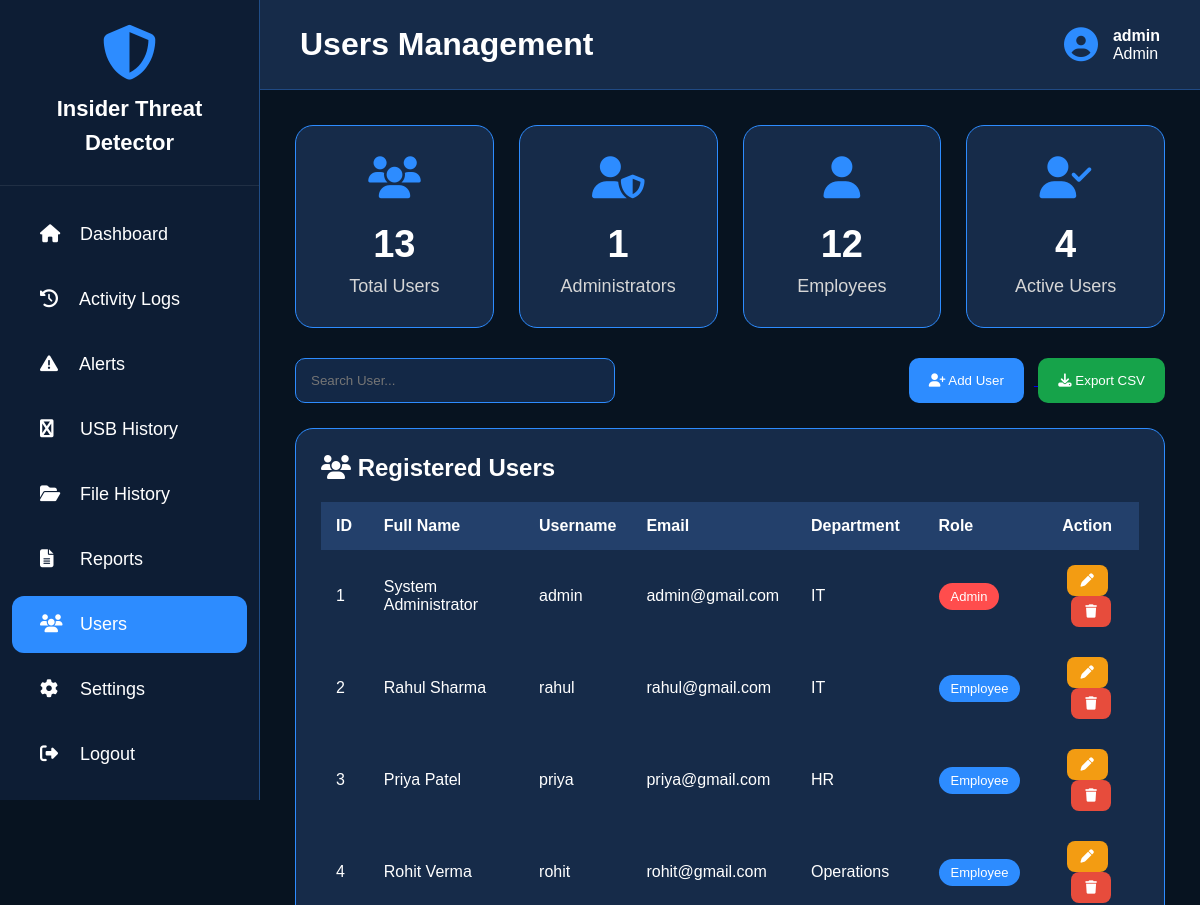
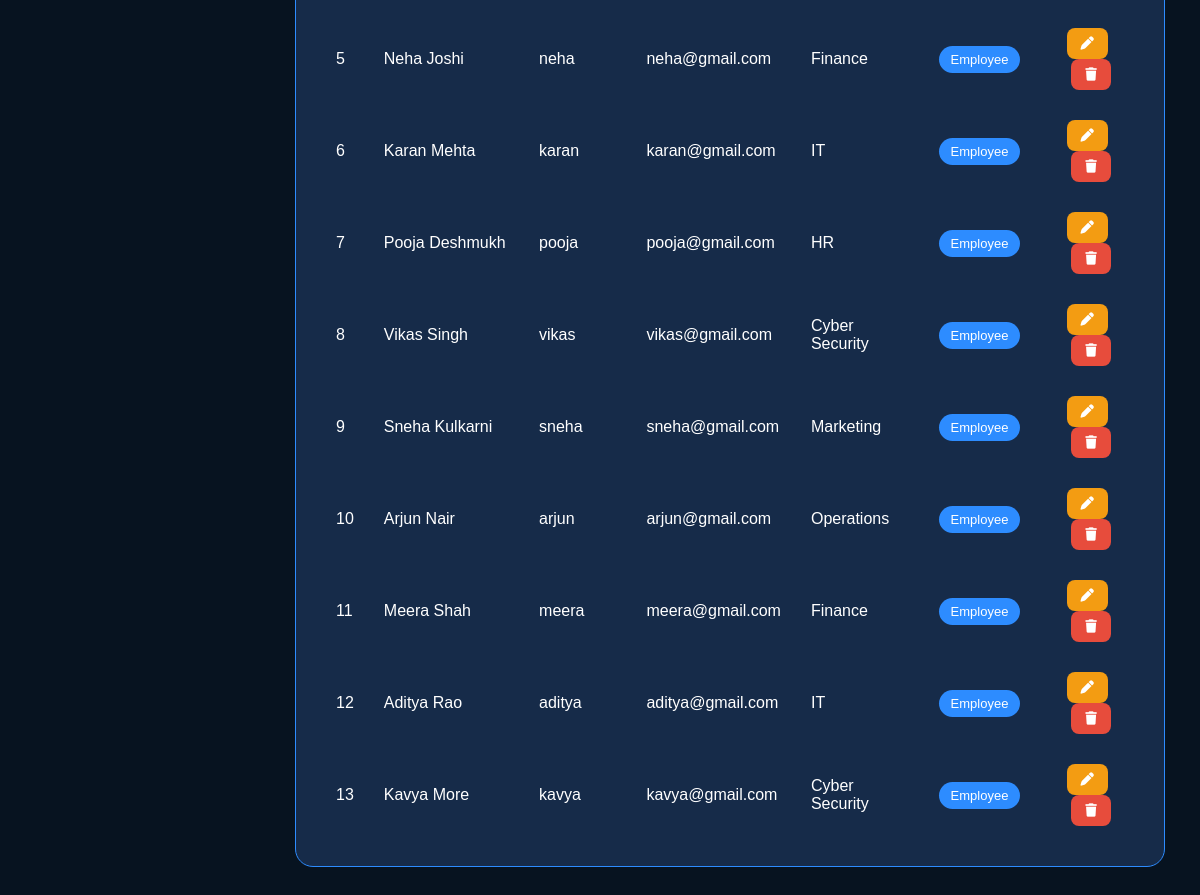
The page /users (signed in) on the database as committed earlier (2 pictures, top to bottom).
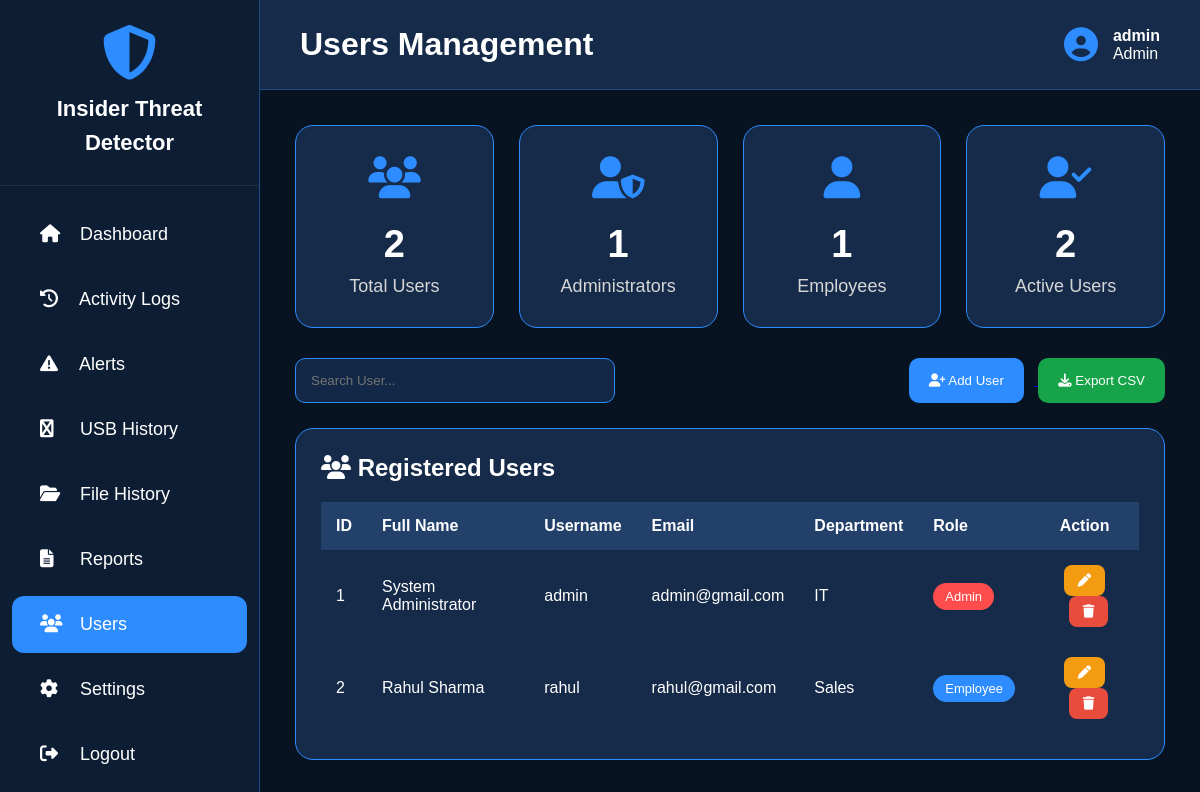
The same page on the database as committed later.
### tables this page shows
CREATE TABLE users (
            id INTEGER PRIMARY KEY AUTOINCREMENT,
            username TEXT UNIQUE NOT NULL,
            password TEXT NOT NULL,
            fullname TEXT,
            email TEXT,
            department TEXT,
            role TEXT DEFAULT 'Employee'
        );

### app.py (the view)
@app.route("/users")
def users():
    if not login_required():
        return redirect("/")
    conn = get_db()
    rows = conn.execute("SELECT * FROM users ORDER BY id").fetchall()
    total = len(rows)
    admins = sum(1 for x in rows if x["role"] == "Admin")
    employees = sum(1 for x in rows if x["role"] == "Employee")
    active = conn.execute("""
        SELECT COUNT(DISTINCT username)
        FROM login_logs WHERE status='Success'
    """).fetchone()[0]
    conn.close()
    return page(
        "users.html",
        users=rows,
        total_users=total,
        admins=admins,
        employees=employees,
        active_users=active
    )

### app.py (called while the page is built)
def login_required():
    return "username" in session

def page(name, **data):
    data["username"] = session.get("username")
    data["role"] = session.get("role")
    return render_template(name, **data)

### database.py (called while the page is built)
def get_db():
    conn = sqlite3.connect(DATABASE)
    conn.row_factory = sqlite3.Row
    return conn

### templates/users.html (shortened to what this page needs)
<!DOCTYPE html>
<html lang="en">
<head>
<link rel="stylesheet"
href="https://cdnjs.cloudflare.com/ajax/libs/font-awesome/6.5.2/css/all.min.css">
</head>
<body>
<div class="sidebar">
<div class="logo">
<i class="fa-solid fa-shield-halved"></i>
<h2>Insider Threat Detector</h2>
</div>
<ul>
        <li>
            <a href="/dashboard" >
                <i class="fa-solid fa-house"></i>
                <span>Dashboard</span>
            </a>
        </li>
        <li>
            <a href="/activity">
                <i class="fa-solid fa-clock-rotate-left"></i>
                <span>Activity Logs</span>
            </a>
        </li>
        <li>
            <a href="/alerts">
                <i class="fa-solid fa-triangle-exclamation"></i>
                <span>Alerts</span>
            </a>
        </li>
        <li>
            <a href="/usb_history" >
                <i class="fa-solid fa-usb"></i>
                <span>USB History</span>
            </a>
        </li>
        <li>
            <a href="/file_history" >
                <i class="fa-solid fa-folder-open"></i>
                <span>File History</span>
            </a>
        </li>
        <li>
            <a href="/reports">
                <i class="fa-solid fa-file-lines"></i>
                <span>Reports</span>
            </a>
        </li>
        <li>
            <a href="/users" class="active">
                <i class="fa-solid fa-users"></i>
                <span>Users</span>
            </a>
        </li>
        <li>
            <a href="/settings">
                <i class="fa-solid fa-gear"></i>
                <span>Settings</span>
            </a>
        </li>
        <li>
            <a href="/logout">
                <i class="fa-solid fa-right-from-bracket"></i>
                <span>Logout</span>
            </a>
        </li>
    </ul>
</div>
<div class="main">
<div class="header">
<h1>Users Management</h1>
<div class="profile">
<i class="fa-solid fa-circle-user"></i>
<div>
<b>{{username}}</b><br>
{{role}}
</div>
</div>
</div>
<div class="content">
<div class="cards">
<div class="card">
<i class="fa-solid fa-users"></i>
<h2>{{total_users}}</h2>
<p>Total Users</p>
</div>
<div class="card">
<i class="fa-solid fa-user-shield"></i>
<h2>{{admins}}</h2>
<p>Administrators</p>
</div>
<div class="card">
<i class="fa-solid fa-user"></i>
<h2>{{employees}}</h2>
<p>Employees</p>
</div>
<div class="card">
<i class="fa-solid fa-user-check"></i>
<h2>{{active_users}}</h2>
<p>Active Users</p>
</div>
</div>
<div style="display:flex;justify-content:space-between;align-items:center;margin-bottom:25px;flex-wrap:wrap;gap:15px;">
<input
type="text"
id="searchInput"
placeholder="Search User..."
style="
width:320px;
height:45px;
background:#132846;
border:1px solid #2d8cff;
color:white;
border-radius:10px;
padding:0 15px;
outline:none;
">
<div>
<a href="/add_user">
<button style="
height:45px;
padding:0 20px;
background:#2d8cff;
border:none;
color:white;
border-radius:10px;
cursor:pointer;
margin-right:10px;
">
<i class="fa-solid fa-user-plus"></i>
Add User
</button>
</a>
<button
onclick="exportUsers()"
style="
height:45px;
padding:0 20px;
background:#16a34a;
border:none;
color:white;
border-radius:10px;
cursor:pointer;
">
<i class="fa-solid fa-download"></i>
Export CSV
</button>
</div>
</div>
<div style="background:#162b49;border:1px solid #2d8cff;border-radius:18px;padding:25px;overflow:auto;">
<h2 style="margin-bottom:20px;">
<i class="fa-solid fa-users"></i>
Registered Users
</h2>
<table id="userTable" style="width:100%;border-collapse:collapse;">
<thead>
<tr style="background:#23406b;">
<th style="padding:15px;text-align:left;">ID</th>
<th style="padding:15px;text-align:left;">Full Name</th>
<th style="padding:15px;text-align:left;">Username</th>
<th style="padding:15px;text-align:left;">Email</th>
<th style="padding:15px;text-align:left;">Department</th>
<th style="padding:15px;text-align:left;">Role</th>
<th style="padding:15px;text-align:center;">Action</th>
</tr>
</thead>
<tbody>
{% for user in users %}
<tr>
<td style="padding:15px;">{{user.id}}</td>
<td style="padding:15px;">{{user.fullname}}</td>
<td style="padding:15px;">{{user.username}}</td>
<td style="padding:15px;">{{user.email}}</td>
<td style="padding:15px;">{{user.department}}</td>
<td style="padding:15px;">
{% if user.role=="Admin" %}
<span style="background:#ff4d4d;padding:6px 12px;border-radius:20px;font-size:13px;">
{{user.role}}
</span>
{% else %}
<span style="background:#2d8cff;padding:6px 12px;border-radius:20px;font-size:13px;">
{{user.role}}
</span>
{% endif %}
</td>
<td style="padding:15px;text-align:center;">
<a href="/edit_user/{{user.id}}">
<button style="background:#f39c12;border:none;padding:8px 14px;border-radius:8px;color:white;cursor:pointer;">
<i class="fa-solid fa-pen"></i>
</button>
</a>
<a href="/delete_user/{{user.id}}"
onclick="return confirm('Delete this user?')">
<button style="background:#e74c3c;border:none;padding:8px 14px;border-radius:8px;color:white;cursor:pointer;margin-left:8px;">
<i class="fa-solid fa-trash"></i>
</button>
</a>
</td>
</tr>
{% endfor %}
</tbody>
</table>
</div>
</div>
</body>
</html>

### templates/users.html (style rules this page uses)
* { margin:0; padding:0; box-sizing:border-box; font-family:Arial,Helvetica,sans-serif; }
body { background:#071320; color:white; display:flex; }
.sidebar { width:260px; height:100vh; position:fixed; left:0; top:0; background:#0d1d34; border-right:1px solid #204d86; }
.logo { text-align:center; padding:25px; border-bottom:1px solid rgba(255,255,255,.08); }
.logo i { font-size:55px; color:#2d8cff; }
.logo h2 { margin-top:12px; font-size:22px; line-height:34px; }
.sidebar ul { margin-top:20px; }
.sidebar a { display:block; color:white; text-decoration:none; padding:18px 28px; font-size:18px; transition:.3s; margin:8px 12px; border-radius:12px; }
.sidebar ul a i { width:35px; }
.active { background:#2d8cff; }
.main { margin-left:260px; width:calc(100% - 260px); }
.header { height:90px; background:#162b49; display:flex; justify-content:space-between; align-items:center; padding:0 40px; border-bottom:1px solid #204a84; }
.header h1 { font-size:32px; }
.profile { display:flex; align-items:center; gap:15px; }
.profile i { font-size:34px; color:#2d8cff; }
.content { padding:35px; }
.cards { display:grid; grid-template-columns:repeat(4,1fr); gap:25px; margin-bottom:30px; }
.card { background:#162b49; border:1px solid #2d8cff; border-radius:18px; padding:30px; text-align:center; }
.card i { font-size:42px; margin-bottom:15px; color:#2d8cff; }
.card h2 { font-size:38px; margin:10px 0; }
.card p { color:#d6d6d6; font-size:18px; }

Rows that differ between the two databases and show on the page:
removed users: id "3", fullname "Priya Patel", username "priya", email "priya@gmail.com", department "HR", role "Employee"
removed users: id "4", fullname "Rohit Verma", username "rohit", email "rohit@gmail.com", department "Operations", role "Employee"
removed users: id "5", fullname "Neha Joshi", username "neha", email "neha@gmail.com", department "Finance", role "Employee"
removed users: id "6", fullname "Karan Mehta", username "karan", email "karan@gmail.com", department "IT", role "Employee"
removed users: id "7", fullname "Pooja Deshmukh", username "pooja", email "pooja@gmail.com", department "HR", role "Employee"
removed users: id "8", fullname "Vikas Singh", username "vikas", email "vikas@gmail.com", department "Cyber Security", role "Employee"
removed users: id "9", fullname "Sneha Kulkarni", username "sneha", email "sneha@gmail.com", department "Marketing", role "Employee"
removed users: id "10", fullname "Arjun Nair", username "arjun", email "arjun@gmail.com", department "Operations", role "Employee"
removed users: id "11", fullname "Meera Shah", username "meera", email "meera@gmail.com", department "Finance", role "Employee"
removed users: id "12", fullname "Aditya Rao", username "aditya", email "aditya@gmail.com", department "IT", role "Employee"
removed users: id "13", fullname "Kavya More", username "kavya", email "kavya@gmail.com", department "Cyber Security", role "Employee"
changed users "Rahul Sharma": department "IT" → "Sales"
Other text that changed with them:
{{ total_users }}: "13" → "2"
{{ employees }}: "12" → "1"
{{ active_users }}: "4" → "2"
